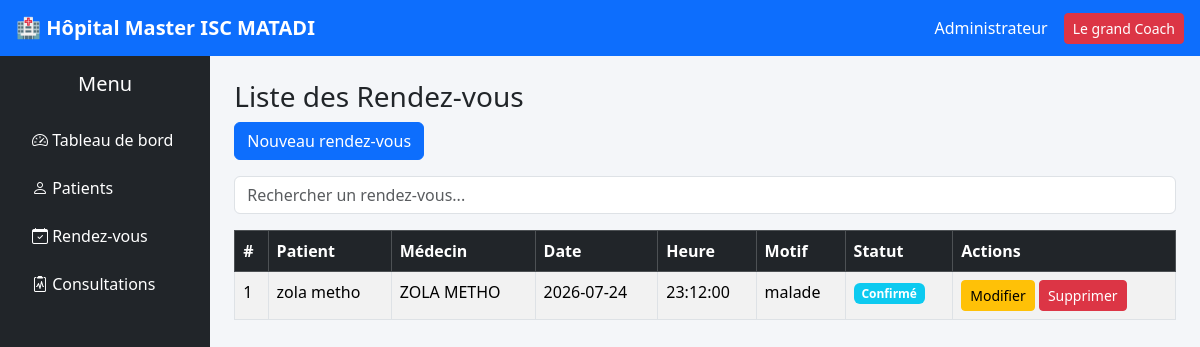
Page /rendez_vous/index.php on the committed database.
### tables this page shows
CREATE TABLE `rendez_vous` (
  `id` int(11) NOT NULL,
  `patient_id` int(11) NOT NULL,
  `medecin_id` int(11) NOT NULL,
  `date_rdv` date NOT NULL,
  `heure` time NOT NULL,
  `motif` varchar(255) DEFAULT NULL,
  `statut` enum('En attente','Confirmé','Annulé','Effectué') DEFAULT 'En attente'
);

CREATE TABLE `patients` (
  `id` int(11) NOT NULL,
  `numero_patient` varchar(20) NOT NULL,
  `nom` varchar(100) NOT NULL,
  `prenom` varchar(100) NOT NULL,
  `sexe` enum('Masculin','Feminin') NOT NULL,
  `date_naissance` date DEFAULT NULL,
  `adresse` varchar(255) DEFAULT NULL,
  `telephone` varchar(20) DEFAULT NULL,
  `date_enregistrement` timestamp NOT NULL DEFAULT current_timestamp()
);

CREATE TABLE `medecins` (
  `id` int(11) NOT NULL,
  `nom` varchar(100) NOT NULL,
  `prenom` varchar(100) NOT NULL,
  `specialite` varchar(100) DEFAULT NULL,
  `telephone` varchar(20) DEFAULT NULL,
  `email` varchar(100) DEFAULT NULL
);

### rendez_vous/index.php (the view, shortened to what this page needs)
<?php
$db = new Database();
$conn = $db->connecter();
$search = "";
if (isset($_GET['search'])) {
    $search = $_GET['search'];
    $sql = "SELECT rv.*,
                   p.nom AS patient_nom, p.prenom AS patient_prenom,
                   m.nom AS medecin_nom, m.prenom AS medecin_prenom
            FROM rendez_vous rv
            INNER JOIN patients p ON rv.patient_id = p.id
            INNER JOIN medecins m ON rv.medecin_id = m.id
            WHERE p.nom LIKE :search
               OR m.nom LIKE :search
            ORDER BY rv.id DESC";
    $stmt = $conn->prepare($sql);
    $stmt->execute(["search" => "%$search%"]);
} else {
    $sql = "SELECT rv.*,
                   p.nom AS patient_nom, p.prenom AS patient_prenom,
                   m.nom AS medecin_nom, m.prenom AS medecin_prenom
            FROM rendez_vous rv
            INNER JOIN patients p ON rv.patient_id = p.id
            INNER JOIN medecins m ON rv.medecin_id = m.id
            ORDER BY rv.id DESC";
    $stmt = $conn->prepare($sql);
    $stmt->execute();
}
$rendezvous = $stmt->fetchAll();
?>
<?php include "../includes/header.php"; ?>
<?php include "../includes/navbar.php"; ?>
<?php include "../includes/sidebar.php"; ?>
<h3>Liste des Rendez-vous</h3>
<a href="ajouter.php" class="btn btn-primary mb-3">
    Nouveau rendez-vous
</a>
<form method="GET" class="mb-3">
    <input type="text" name="search"
           class="form-control"
           placeholder="Rechercher un rendez-vous..."
           value="<?= htmlspecialchars($search) ?>">
</form>
<table class="table table-bordered table-striped">
    <thead class="table-dark">
        <tr>
            <th>#</th>
            <th>Patient</th>
            <th>Médecin</th>
            <th>Date</th>
            <th>Heure</th>
            <th>Motif</th>
            <th>Statut</th>
            <th>Actions</th>
        </tr>
    </thead>
    <tbody>
        <?php foreach ($rendezvous as $rv): ?>
        <tr>
            <td><?= $rv['id'] ?></td>
            <td><?= $rv['patient_nom'] . " " . $rv['patient_prenom'] ?></td>
            <td><?= $rv['medecin_nom'] . " " . $rv['medecin_prenom'] ?></td>
            <td><?= $rv['date_rdv'] ?></td>
            <td><?= $rv['heure'] ?></td>
            <td><?= $rv['motif'] ?></td>
            <td>
                <span class="badge bg-info">
                    <?= $rv['statut'] ?>
                </span>
            </td>
            <td>
                <a href="modifier.php?id=<?= $rv['id'] ?>" class="btn btn-warning btn-sm">
                    Modifier
                </a>
                <a href="supprimer.php?id=<?= $rv['id'] ?>"
                   class="btn btn-danger btn-sm"
                   onclick="return confirm('Supprimer ce rendez-vous ?')">
                    Supprimer
                </a>
            </td>
        </tr>
        <?php endforeach; ?>
    </tbody>
</table>
<?php include "../includes/footer.php"; ?>

### assets/css/style.css (style rules this page uses)
body { background-color: #f4f6f9; }

### rows in the picture
rendez_vous: id "1", patient.nom "zola", patient.prenom "metho", medecin.nom "ZOLA", medecin.prenom "METHO", date_rdv "2026-07-24", heure "23:12:00", motif "malade", statut "Confirmé"
